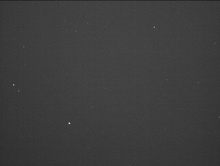
%> input picture extra/images/bmp_4.bmp, 220 x 166 px, shrunk from 646 x 486 before the run
$ octave main.m   (GNU Octave 9; MATLAB toolbox functions it lacks are replaced by stand-ins)
%> lines starting %> are read from the running program, lines starting %| are printed output that depends on the picture; in (x1, y1, x2, y2) boxes, pixels count from 0 and x2, y2 are one past the last pixel; in counts of white or black regions, pixels touching at a corner belong together; the program's own positions count from 1
### region_growing.m
function [star_region, img] = region_growing(img, seed_r, seed_c, threshold, min_pixels, max_pixels, show_flag)
% REGION_GROWING  Iterative region growing for star detection + optional visualization
%
%   [star_region, img] = region_growing(img, seed_r, seed_c, threshold, min_pixels, max_pixels, show_flag)
%
%   Inputs:
%       img        - 2D image matrix (double or uint16 etc.)
%       seed_r     - seed row index
%       seed_c     - seed column index
%       threshold  - pixel intensity threshold
%       min_pixels - minimum allowed pixels in a star
%       max_pixels - maximum allowed pixels in a star
%       show_flag  - set to true (1) to display region overlay
%
%   Output:
%       star_region - Nx2 matrix of [row, col] pixel indices belonging to the star
%       img         - modified image with detected star pixels zeroed

[rows, cols] = size(img);
stack = [seed_r, seed_c];
region_pixels = [];

while ~isempty(stack)
    pixel = stack(end, :);
    stack(end, :) = [];
    r = pixel(1); c = pixel(2);
    if r < 1 || r > rows || c < 1 || c > cols
        continue;
    end
    if img(r, c) > threshold
        region_pixels(end+1, :) = [r, c]; %#ok<AGROW>
        img(r, c) = 0;
        stack(end+1, :) = [r-1, c]; %#ok<AGROW>
        stack(end+1, :) = [r+1, c]; %#ok<AGROW>
        stack(end+1, :) = [r, c-1]; %#ok<AGROW>
        stack(end+1, :) = [r, c+1]; %#ok<AGROW>
    end
end

n_pixels = size(region_pixels, 1);
if n_pixels < min_pixels || n_pixels > max_pixels
    star_region = [];
else
    star_region = region_pixels;
end

end

### catalog_matching.m
function [v_catalog, star_names, ra_deg, dec_deg, mag_catalog] = catalog_matching(filename)

catalog = readtable(filename, 'VariableNamingRule', 'preserve');

% --- RA/Dec conversion ---
ra_deg = raStrToDeg(catalog.RightAscension);
dec_deg = decStrToDeg(catalog.Declination);

ra = deg2rad(ra_deg);
dec = deg2rad(dec_deg);

x = cos(dec).*cos(ra);
y = cos(dec).*sin(ra);
z = sin(dec);

v_catalog = [x y z];

% --- names ---
star_names = catalog.Name;

% --- magnitude (NEW) ---
if ismember('Apparent Magnitude', catalog.Properties.VariableNames)
    mag_catalog = catalog.("Apparent Magnitude");
else
    error('Magnitude column not found in catalog');
end

end


% [52 lines left out: functions raStrToDeg, decStrToDeg, not called in this run]

### main.m
clear; clc; close all;

%% --- Step 1: Load Image ---
img = imread('images/bmp_4.bmp');
%> img is the input picture: size 166x220 uint8; min 36, max 222, mean 61.5
figure; imshow(img); title('Step 1: Raw Input Image');

%% --- Step 2: Detection ---
threshold = 0.4; min_pixels = 4; max_pixels = 50; window_size = 5;

img_double = im2double(img);
img_copy = img_double;

subset = img_copy(4:4:end, 2:2:end);
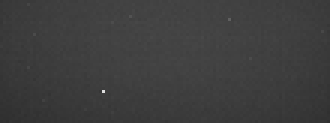
%> subset: size 41x110 double (shown 3 times larger); min 0.18, max 0.871, mean 0.242
logical_subset = subset > threshold;
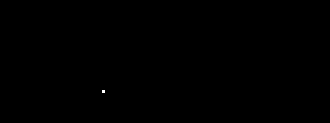
%> logical_subset: size 41x110 logical (shown 3 times larger); 0.02% white in thin lines or dots, all inside (x1, y1, x2, y2) = (34, 30, 35, 31)

v_detected = [];
pixels = [];

if any(logical_subset(:))
    [rows, cols] = find(logical_subset);
%> rows = 31; cols = 35
    figure; imshow(img_double, []); hold on;

    for k = 1:length(rows)
        r = rows(k); c = cols(k);
        full_r = r*4; full_c = c*2;

        [star_region, img_copy] = region_growing(img_copy, full_r, full_c, threshold, min_pixels, max_pixels, 0);

        if ~isempty(star_region)
            [cx_u, cy_u] = centroiding(img_double, star_region, window_size);

            x = cy_u; y = cx_u;
            [ux, uy, uz] = pixels_to_unit_vector(x, y);

            v_detected = [v_detected; ux, uy, uz];
            pixels = [pixels; cy_u, cx_u];

            plot(star_region(:,2), star_region(:,1), 'g.');
            plot(cy_u, cx_u, 'rx');
        end
    end
%> this loop made 1 pass
%> (r, c, full_r, full_c, rows in region_growing, cols in region_growing, n_pixels in region_growing) on pass 1: (31, 35, 124, 70, 166, 220, 3)
else
    error('No stars detected.');
end

title('Step 2: Detected Stars');
hold off;

%% --- Step A: Detected vectors ---
figure;
[X,Y,Z] = sphere(50);
surf(X,Y,Z,'FaceAlpha',0.05,'EdgeColor','none'); hold on;
axis equal; grid on;

for i = 1:size(v_detected,1)
    quiver3(0,0,0, v_detected(i,1), v_detected(i,2), v_detected(i,3),'r','LineWidth',2);
end
%> this loop made 0 passes

title('Step A: Detected Vectors (Camera Frame)');
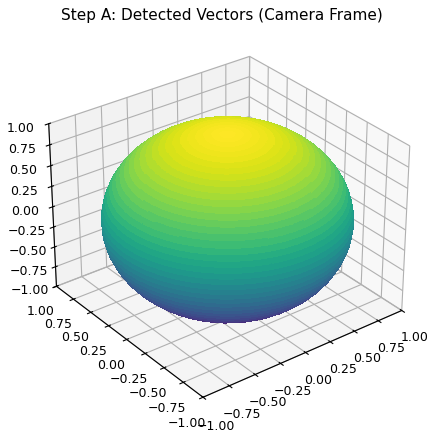
%> figure redrawn from the program's plot data

%% --- Step 3: Catalog ---
[v_catalog, star_names, ra_deg, dec_deg, mag_catalog] = ...
    catalog_matching('catalogues/gemini.csv');
%> the run ends on the next line
